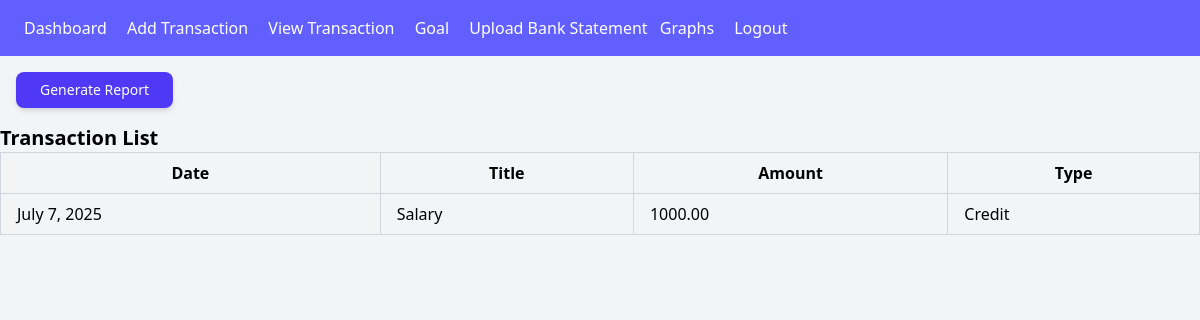
Page /transactions/ (signed in) on the committed database.
### finanace/models.py (models this page shows)
class Transaction(models.Model):
    TRANSACTION_TYPES=[
        ('Income','Income'),
        ('Expense','Expense')
    ]
    user=models.ForeignKey(User,on_delete=models.CASCADE)
    title=models.CharField(max_length=255)
    amount=models.DecimalField(max_digits=10, decimal_places=2)
    transaction_type=models.CharField(max_length=10,choices=TRANSACTION_TYPES)
    date=models.DateField()
    category=models.CharField(max_length=255)

### finanace/views.py (the view)
# urls.py: path("transactions/",TransactionListView.as_view(),name="Transaction_list"),
class TransactionListView(View):
    def get(self,request,*args,**kwargs):
        transaction=Transaction.objects.filter(user=request.user)
        return render(request,"transaction_list.html",{'transaction':transaction})

### finanace/templates/transaction_list.html (shortened to what this page needs)
{% extends 'base.html' %}
{% block content %}
<a href="{% url 'export_transaction'%}" class="ml-4 my-4 inline-block px-6 py-2 text-sm font-medium text-white bg-indigo-600 rounded-lg shadow-md hover:bg-indigo-700 focus:outline-none focus:ring-2 focus:ring-indigo-500 transition duration-200">
    Generate Report
</a>
<h1 class="text-xl font-bold">Transaction List </h1>
<table class="min-w-full table-auto border-collapse border border-gray-300">
    <thead>
        <tr class="bg-gray-100">
            <th class="px-4 py-2 border border-gray-300">Date</th>
            <th class="px-4 py-2 border border-gray-300">Title</th>
            <th class="px-4 py-2 border border-gray-300">Amount</th>
            <th class="px-4 py-2 border border-gray-300">Type</th>
        </tr>
    </thead>
    <tbody>
        {% for t in transaction %}
            <tr class="hover:bg-gray-50">
                <td class="px-4 py-2 border border-gray-300">
                    {{t.date}}
                </td>
                <td class="px-4 py-2 border border-gray-300">
                    {{t.title}}
                </td>
                <td class="px-4 py-2 border border-gray-300">
                    {{t.amount}}
                </td>
                <td class="px-4 py-2 border border-gray-300">
                    {% if t.transaction_type == 'Income' %}
                        Credit
                    {% else%}
                        Debit
                    {% endif %}
                </td>
            </tr>
        {% endfor %}
    </tbody>
</table>
{% endblock content %}

### rows in the picture
Transaction: date "July 7, 2025", title "Salary", amount "1000.00", transaction_type "Credit"
